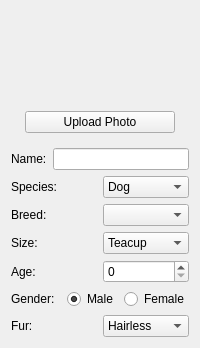
     <widget class="QWidget" name="tabPhysical">
      <attribute name="title">
       <string>Physical</string>
      </attribute>
      <layout class="QVBoxLayout" name="verticalLayout_3">
       <item>
        <widget class="QWidget" name="widget_3" native="true">
         <layout class="QGridLayout" name="gridLayout_2">
          <item row="0" column="0">
           <widget class="QLabel" name="lbAnimalPhoto">
            <property name="minimumSize">
             <size>
              <width>150</width>
              <height>85</height>
             </size>
            </property>
            <property name="maximumSize">
             <size>
              <width>150</width>
              <height>85</height>
             </size>
            </property>
            <property name="text">
             <string/>
            </property>
            <property name="alignment">
             <set>Qt::AlignCenter</set>
            </property>
           </widget>
          </item>
          <item row="1" column="0">
           <widget class="QPushButton" name="bUpload">
            <property name="text">
             <string>Upload Photo</string>
            </property>
           </widget>
          </item>
         </layout>
        </widget>
       </item>
       <item>
        <layout class="QVBoxLayout" name="verticalLayout_2">
         <item>
          <layout class="QHBoxLayout" name="Name">
           <item>
            <widget class="QLabel" name="lbName">
             <property name="text">
              <string>Name:</string>
             </property>
            </widget>
           </item>
           <item>
            <widget class="QLineEdit" name="txtNameBox"/>
           </item>
          </layout>
         </item>
         <item>
          <layout class="QHBoxLayout" name="Species">
           <item>
            <widget class="QLabel" name="lbSpecies">
             <property name="text">
              <string>Species:</string>
             </property>
            </widget>
           </item>
           <item>
            <widget class="QComboBox" name="cbSpecies">
             <item>
              <property name="text">
               <string>Dog</string>
              </property>
             </item>
             <item>
              <property name="text">
               <string>Cat</string>
              </property>
             </item>
             <item>
              <property name="text">
               <string>Bird</string>
              </property>
             </item>
             <item>
              <property name="text">
               <string>Lizard</string>
              </property>
             </item>
             <item>
              <property name="text">
               <string>Rabbit</string>
              </property>
             </item>
            </widget>
           </item>
          </layout>
         </item>
         <item>
          <layout class="QHBoxLayout" name="Breed">
           <item>
            <widget class="QLabel" name="lbBreed">
             <property name="text">
              <string>Breed:</string>
             </property>
            </widget>
           </item>
           <item>
            <widget class="QComboBox" name="cbBreed"/>
           </item>
          </layout>
         </item>
         <item>
          <layout class="QHBoxLayout" name="Size">
           <item>
            <widget class="QLabel" name="label">
             <property name="text">
              <string>Size:</string>
             </property>
            </widget>
           </item>
           <item>
            <widget class="QComboBox" name="cbSize">
             <item>
              <property name="text">
               <string>Teacup</string>
              </property>
             </item>
             <item>
              <property name="text">
               <string>Small</string>
              </property>
             </item>
             <item>
              <property name="text">
               <string>Medium</string>
              </property>
             </item>
             <item>
              <property name="text">
               <string>Large</string>
              </property>
             </item>
            </widget>
           </item>
          </layout>
         </item>
         <item>
          <layout class="QHBoxLayout" name="Age">
           <item>
            <widget class="QLabel" name="lbAge">
             <property name="text">
              <string>Age:</string>
             </property>
            </widget>
           </item>
           <item>
            <widget class="QSpinBox" name="sbAge"/>
           </item>
          </layout>
         </item>
         <item>
          <layout class="QHBoxLayout" name="Gender">
           <item>
            <widget class="QLabel" name="lbGender">
             <property name="text">
              <string>Gender:</string>
             </property>
            </widget>
           </item>
           <item>
            <widget class="QRadioButton" name="rbMale">
             <property name="toolTip">
              <string>Male</string>
             </property>
             <property name="toolTipDuration">
              <number>5</number>
             </property>
             <property name="text">
              <string>Male</string>
             </property>
             <property name="checked">
              <bool>true</bool>
             </property>
             <attribute name="buttonGroup">
              <string notr="true">groupGender</string>
             </attribute>
            </widget>
           </item>
           <item>
            <widget class="QRadioButton" name="rbFemale">
             <property name="text">
              <string>Female</string>
             </property>
             <attribute name="buttonGroup">
              <string notr="true">groupGender</string>
             </attribute>
            </widget>
           </item>
          </layout>
         </item>
         <item>
          <layout class="QHBoxLayout" name="Fur">
           <item>
            <widget class="QLabel" name="lbFur">
             <property name="text">
              <string>Fur: </string>
             </property>
            </widget>
           </item>
           <item>
            <widget class="QComboBox" name="cbFur">
             <item>
              <property name="text">
               <string>Hairless</string>
              </property>
             </item>
             <item>
              <property name="text">
               <string>Short</string>
              </property>
             </item>
             <item>
              <property name="text">
               <string>Long</string>
              </property>
             </item>
             <item>
              <property name="text">
               <string>Feathers</string>
              </property>
             </item>
             <item>
              <property name="text">
               <string>Scales</string>
              </property>
             </item>
            </widget>
           </item>
          </layout>
         </item>
        </layout>
       </item>
      </layout>
     </widget>
